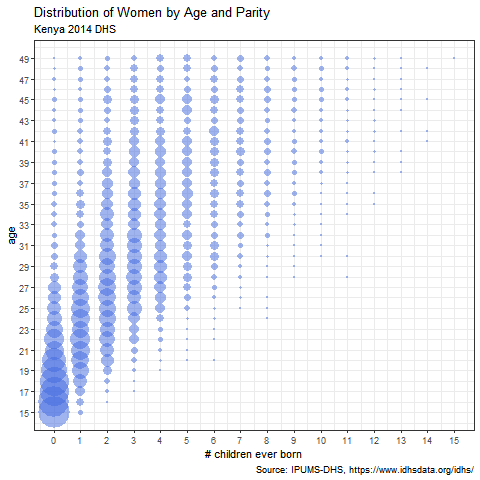

The R source for this figure:
####################################################################
# Carl Schmertmann
# created 02 Feb 2019
# altered 02 Feb 2019
#
# construct year-by-year parity histories for a sample of women 
# from the Kenya 2014 DHS (83591 births to 23245 women)
####################################################################

set.seed(6447100)

if (!require("ipumsr")) stop("Reading IPUMS data into R requires the ipumsr package. It can be installed using the following command: install.packages('ipumsr')")
library(tidyverse)

ddi    = read_ipums_ddi("idhs_00003.xml")
Women  = read_ipums_micro(ddi)

counts = Women %>% 
           filter(COUNTRY==404) %>%
           group_by(AGE,CHEB) %>% 
           summarize(n=sum(PERWEIGHT)) %>%
           rename(age=AGE, parity=CHEB)

png(file='age-parity-distribution-Kenya-2014-DHS.png')


  G =
    ggplot( data=counts, 
          aes(x=parity, y=age, size=n)) +
       geom_point(shape=16, color='royalblue', alpha=.50) +
       scale_size_continuous(range=c(0,15)) +
       scale_y_continuous(breaks=seq(15,49,2)) +
       scale_x_continuous(breaks=0:max(counts$parity)) +
       labs(title='Distribution of Women by Age and Parity',
            subtitle='Kenya 2014 DHS',
            x='# children ever born',
            caption='Source: IPUMS-DHS, https://www.idhsdata.org/idhs/') +
       guides(color=FALSE, shape=FALSE,size=FALSE) +
       theme_bw()
  

  print(G)  

dev.off()
